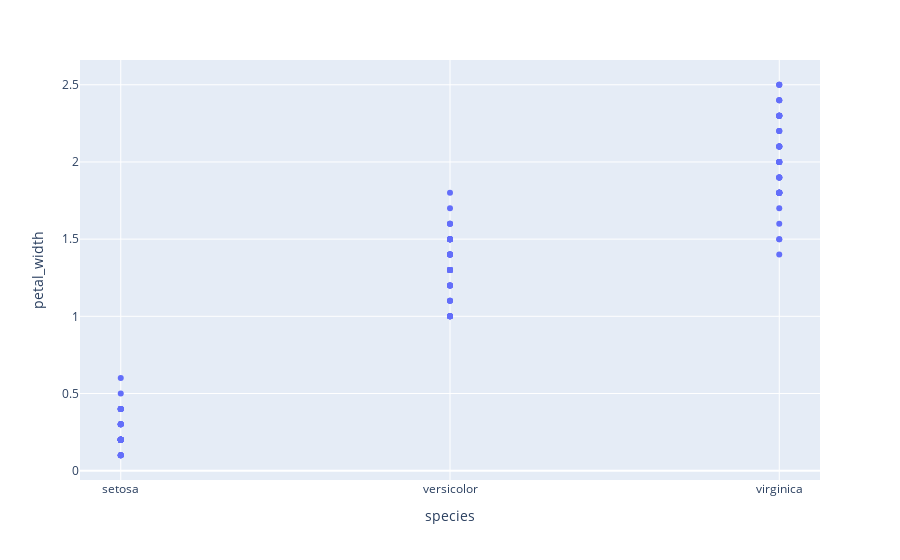

Write notebook code for a chart like this one.
### Code cell
import plotly.express as px

# using the iris dataset
df = px.data.iris()

# plotting the scatter chart
fig = px.scatter(df, x="species", y="petal_width")

# showing the plot
fig.show()

### Figure 1 — Plotly figure (JSON) as saved in the notebook; plotly's stock layout.template omitted (floating-point values rounded to 4 significant figures; data arrays with more than 128 entries replaced by an {"elided": "..."} marker saying what was removed)
{"data": [{"hovertemplate": "species=%{x}<br>petal_width=%{y}<extra></extra>", "legendgroup": "", "marker": {"color": "#636efa", "symbol": "circle"}, "mode": "markers", "name": "", "orientation": "v", "showlegend": false, "type": "scatter", "x": {"elided": "150 str values"}, "xaxis": "x", "y": {"elided": "150 float values"}, "yaxis": "y"}], "layout": {"legend": {"tracegroupgap": 0}, "margin": {"t": 60}, "xaxis": {"anchor": "y", "domain": [0, 1], "title": {"text": "species"}}, "yaxis": {"anchor": "x", "domain": [0, 1], "title": {"text": "petal_width"}}}}
